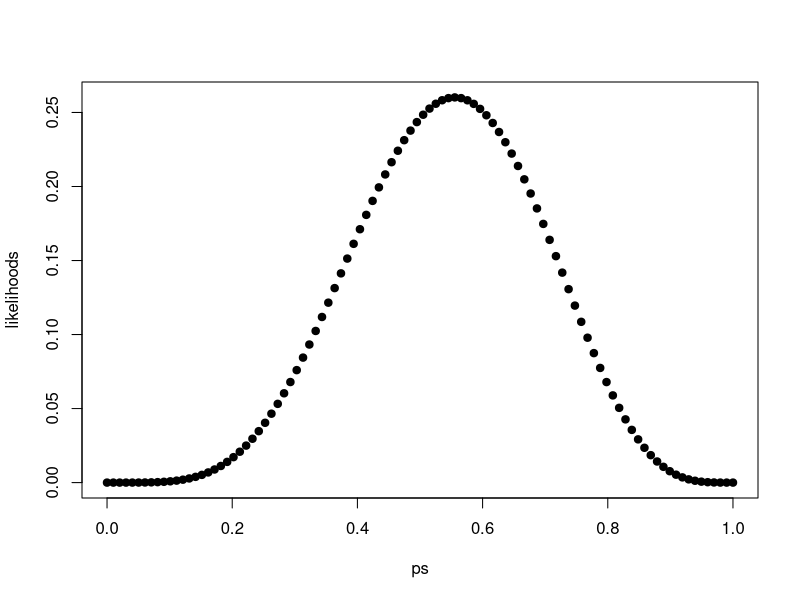
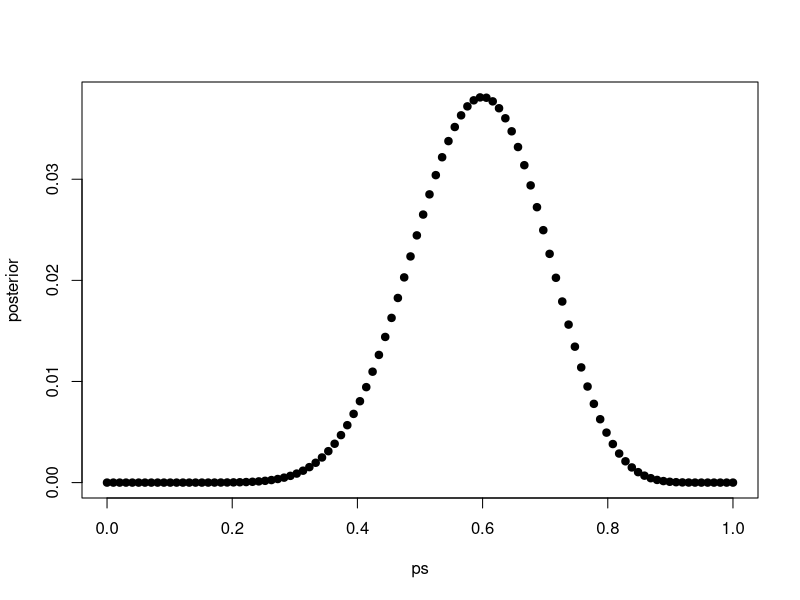
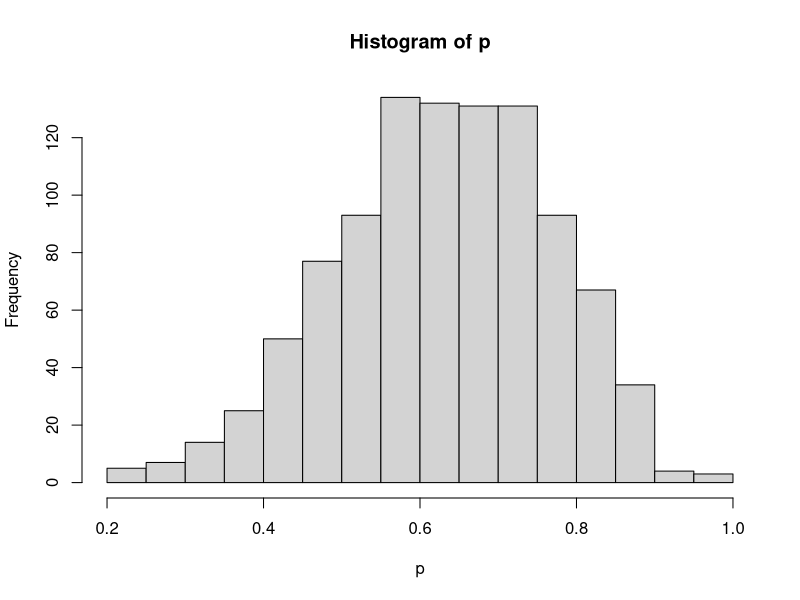

Reproduce these figures in R, in order.
# A tiny tutorial to exploring Bayesian statistics


# What proportion p of a planet's surface is water?

# Toss a globe 12 times, what do you find?
water <- 7

# Toss a globe 9 times, what do you find?
water <- 5

land <- 4
total_toss <- water + land


# dbinom will give us the probability
# of seeing W waters for any hypothesized p

dbinom(water, size = total_toss, prob = 0.63)

dbinom(water, size = total_toss, prob = 0.2)

# Let's say we have no idea how much water on earth there is,
# so we'd like to
# simulate a range of possibilities
# ranging from p = 0 (all land) to p = 1 (all water)

p_grid <- data.frame(ps = seq(from = 0, to = 1,
                              length.out = 100))
p_grid$likelihoods <- dbinom(water, size = total_toss,
                             prob = p_grid$ps)
head(p_grid)

plot(likelihoods ~ ps, data = p_grid, pch = 19)

# lets update the data
# Let's call sampling A our
# "preliminary data"
# aka our prior

p_grid$prior <- p_grid$likelihoods

# Now we toss the globe 14 more times
water2 <- 7
land2 <- 4
total_toss2 <- water2 + land2


p_grid$new_likelihoods <-
  dbinom(water2, size = total_toss2, prob = p_grid$ps)

p_grid$unstandardized_posterior <- p_grid$prior * p_grid$new_likelihoods
p_grid$posterior <- (p_grid$prior * p_grid$new_likelihoods)/
                    sum(p_grid$unstandardized_posterior)

plot(posterior ~ ps, data = p_grid, pch = 19)


# A small Monte Carlo simulation from McElreath

n_samples <- 1000
p <- rep( NA , n_samples )
p[1] <- 0.5 # start assuming the proportion of water = 0.5
W <- 6 # Observed data: in 9 tosses we got 6 waters
L <- 3 # Observed data: in 9 tosses we got 3 lands

# run a MCMC

for ( i in 2:n_samples ) {
  p_new <- rnorm( 1 , mean = p[i-1] , sd = 0.1 )
  if ( p_new < 0 ) p_new <- abs( p_new )
  if ( p_new > 1 ) p_new <- 2 - p_new
  q0 <- dbinom( W , W+L , p[i-1] )
  q1 <- dbinom( W , W+L , p_new )
  p[i] <- ifelse( runif(1) < q1/q0 , p_new , p[i-1] )
}

hist(p)

# let's break up this loop and see what it says
# The first iteration of the loop is i = 2

# pick a new P from a random distribution, centered on our original p, with sd = 0.1
# Notice that the indicies are referring to step 2, or step 2-1 e.g. p[i-1]
p_new <- rnorm( 1 , p[1] , 0.1 )
if ( p_new < 0 ) p_new <- abs( p_new ) # quick check to make sure p ends up > 0
if ( p_new > 1 ) p_new <- 2 - p_new # quick check to make sure p ends up < 1

# Calculate the likelihood of data given previous p
q0 <- dbinom( W , W+L , p[1] )

# Calculate the likelihood of data given current p
q1 <- dbinom( W , W+L , p_new )

# inspect your q0 and q1. Is the old p or p_new a better fit for the data?
q0
q1

# This is the Markov Chain business:
# We create some probability of either keeping p_old or changing to p_new
p[2] <- ifelse( runif(1) < q1/q0 , p_new , p[i-1] )

# Break this up: If q1 has a higher likelihood, q1/q0 will be > 1.
# Runif will return a number between 0 and 1. If q1 is better,
# that ratio will be greater than runif(1), and so we should keep p_new,
# otherwise, keep p_old.
#



